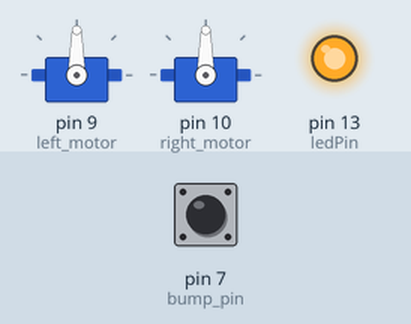
The sketch below on a simulated Arduino Uno, built with avr-gcc and run on an emulated ATmega328P. On the bench: 2 × servo, output pins drawn as LEDs (lit = HIGH). Inputs (shaded band) come from the test bench; at power-on: pin 7 (bump_pin) HIGH.

Above: at 1.2 s.
1.3 s: pin 7 (bump_pin) pulled LOW for 0.15 s
At 1.37 s:
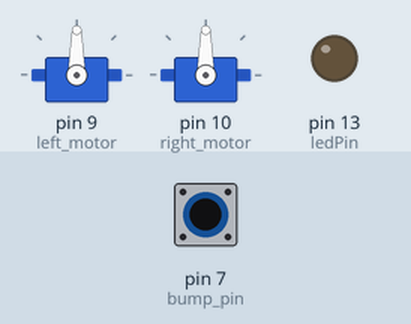
2.9 s: pin 7 (bump_pin) pulled LOW for 3.2 s
At 7.4 s:
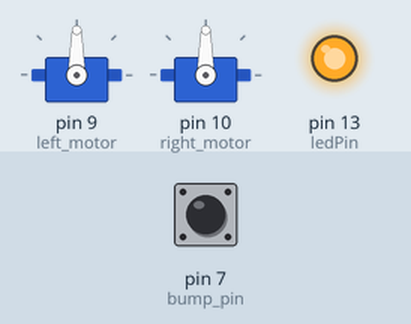
Timing chart, 0 to 8.9 s (numbered marks = the images above; inputs shaded):
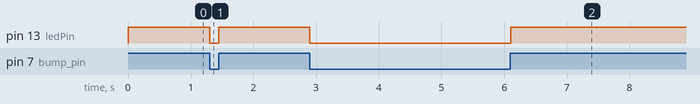

The sketch:

sumobot_sketch.ino
```cpp
/*
 * Sumobot Jr for ATX Script Kids
 */

 #include <Servo.h>

 Servo left_motor;
 Servo right_motor;

 int bump_pin = 7;
 int ledPin = 13; // built in on the board

 void setup() {
   left_motor.attach(9);
   right_motor.attach(10);

   pinMode(bump_pin, INPUT_PULLUP);
   pinMode(ledPin,OUTPUT);
 }

 void loop() {
   int bump = 0;
   for (int i = 0; i < 10000; i++) {
     bump = digitalRead(bump_pin);
     if (bump) {
       digitalWrite(ledPin, 1);
     }
     else {
       digitalWrite(ledPin, 0);
     }
     delay(25);
 /*    digitalWrite(ledPin,1);
     delay(500);
     digitalWrite(ledPin,0);
     delay(500); */
   }

   // Run for
   left_motor.write(90);
   right_motor.write(90);
   delay(1000);

   left_motor.write(0);
   right_motor.write(180);
   delay(1000);

   left_motor.write(180);
   right_motor.write(0);
   delay(1000);

 }
```

Measured:
- after the input at 1.3 s, pin 13 (ledPin): HIGH → LOW at once, → HIGH 0.15 s later
- after the input at 2.9 s, pin 13 (ledPin): HIGH → LOW at once, → HIGH 3.2 s later
